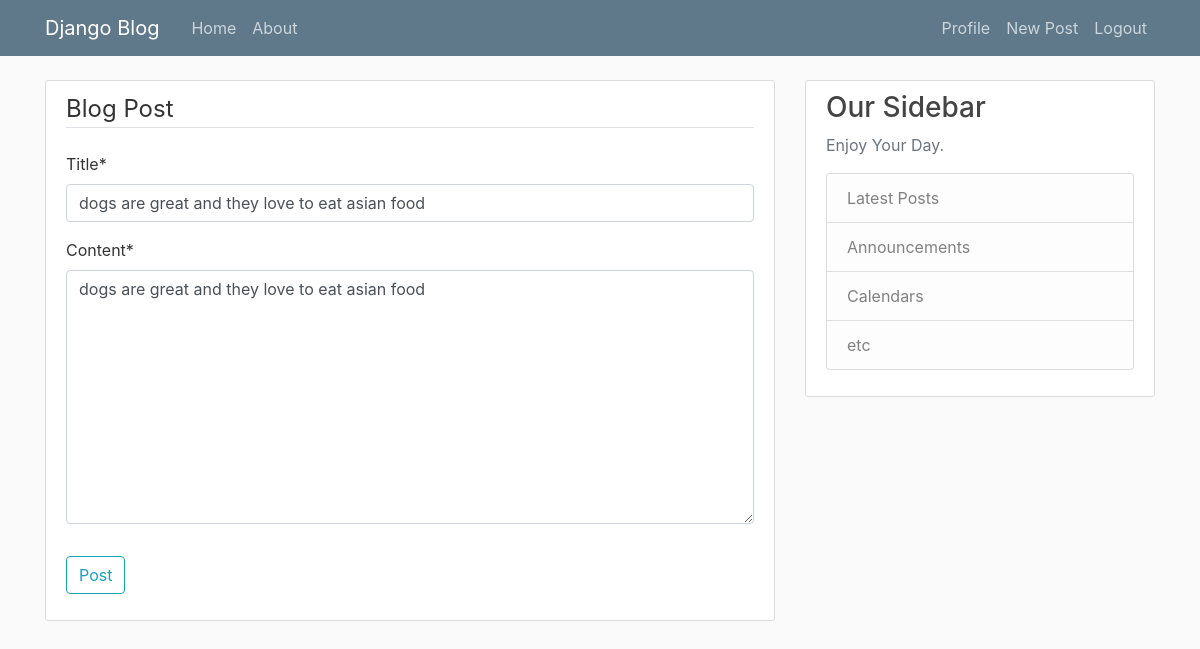
/post/5/update/ (signed in), run on the app's committed database.
### blogs/models.py (models this page shows, shortened)
class Post(models.Model):
    title = models.CharField(max_length=100)
    content = models.TextField()
    date_posted = models.DateTimeField(default=timezone.now)
    author = models.ForeignKey(User, on_delete=models.CASCADE)

### blogs/views.py (the view, shortened to what this page needs)
# urls.py: path('post/<int:pk>/update/', PostUpdateView.as_view(), name='post-update'),
class PostUpdateView(LoginRequiredMixin, UserPassesTestMixin, UpdateView):
    model = Post
    fields = ['title', 'content']
    def test_func(self):
        post = self.get_object()
        if self.request.user == post.author:
            return True
        return False

### blogs/templates/blogs/post_form.html (shortened to what this page needs)
{% extends "blogs/base.html" %} {% load crispy_forms_tags %} {% block content %}
<div class="content-section">
  <form method="POST">
    <fieldset class="form-group">
      <legend class="border-bottom mb-4">Blog Post</legend>
      {{ form|crispy }}
    </fieldset>
    <div class="form-group">
      <button class="btn btn-outline-info" type="submit">Post</button>
    </div>
  </form>
</div>
 {% endblock content %}

### blogs/static/main.css (style rules this page uses)
body { background: #fafafa; color: #333333; margin-top: 5rem; }
.content-section { background: #ffffff; padding: 10px 20px; border: 1px solid #dddddd; border-radius: 3px; margin-bottom: 20px; }

### data on the page
Post: title "dogs are great and they love to eat asian food", content "dogs are great and they love to eat asian food"
